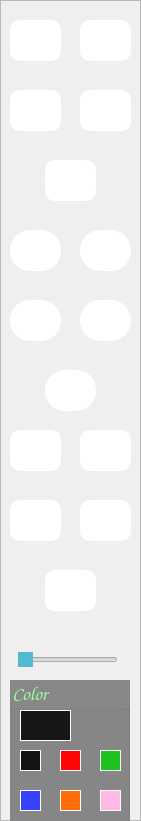
   <widget class="QFrame" name="toolFrame">
    <property name="geometry">
     <rect>
      <x>1109</x>
      <y>60</y>
      <width>141</width>
      <height>821</height>
     </rect>
    </property>
    <property name="styleSheet">
     <string notr="true">QFrame#toolFrame{
background-color: rgb(136, 136, 136);
border:2px solid #515151;
}
</string>
    </property>
    <property name="frameShape">
     <enum>QFrame::StyledPanel</enum>
    </property>
    <property name="frameShadow">
     <enum>QFrame::Raised</enum>
    </property>
    <widget class="QPushButton" name="lineButton">
     <property name="geometry">
      <rect>
       <x>10</x>
       <y>20</y>
       <width>51</width>
       <height>41</height>
      </rect>
     </property>
     <property name="toolTip">
      <string>&lt;html&gt;&lt;head/&gt;&lt;body&gt;&lt;p&gt;&lt;br/&gt;&lt;/p&gt;&lt;/body&gt;&lt;/html&gt;</string>
     </property>
     <property name="styleSheet">
      <string notr="true">QPushButton#lineButton{
	background-color: rgb(255, 255, 255);
border: 2px solid white;
border-radius: 10px;
}
QPushButton#lineButton:hover{
background-color:#47b04e;
border: 2px solid white;
border-radius: 10px;
}</string>
     </property>
     <property name="text">
      <string/>
     </property>
    </widget>
    <widget class="QPushButton" name="circleButton">
     <property name="geometry">
      <rect>
       <x>80</x>
       <y>20</y>
       <width>51</width>
       <height>41</height>
      </rect>
     </property>
     <property name="styleSheet">
      <string notr="true">QPushButton#circleButton{
background-color: rgb(255, 255, 255);
border: 2px solid white;
border-radius: 10px;
}
QPushButton#circleButton:hover{
background-color:#47b04e;
border: 2px solid white;
border-radius: 10px;
}</string>
     </property>
     <property name="text">
      <string/>
     </property>
    </widget>
    <widget class="QPushButton" name="rectangleButton">
     <property name="geometry">
      <rect>
       <x>10</x>
       <y>90</y>
       <width>51</width>
       <height>41</height>
      </rect>
     </property>
     <property name="styleSheet">
      <string notr="true">QPushButton#rectangleButton{
background-color: rgb(255, 255, 255);
border: 2px solid white;
border-radius: 10px;
}
QPushButton#rectangleButton:hover{
background-color:#47b04e;
border: 2px solid white;
border-radius: 10px;
}</string>
     </property>
     <property name="text">
      <string/>
     </property>
    </widget>
    <widget class="QPushButton" name="freehandButton">
     <property name="geometry">
      <rect>
       <x>80</x>
       <y>90</y>
       <width>51</width>
       <height>41</height>
      </rect>
     </property>
     <property name="styleSheet">
      <string notr="true">QPushButton#freehandButton{
background-color: rgb(255, 255, 255);
border: 2px solid white;
border-radius: 10px;
}
QPushButton#freehandButton:hover{
background-color:#47b04e;
border: 2px solid white;
border-radius: 10px;
}</string>
     </property>
     <property name="text">
      <string/>
     </property>
    </widget>
    <widget class="QPushButton" name="groupButton">
     <property name="geometry">
      <rect>
       <x>10</x>
       <y>300</y>
       <width>51</width>
       <height>41</height>
      </rect>
     </property>
     <property name="styleSheet">
      <string notr="true">QPushButton#groupButton{
background-color: rgb(255, 255, 255);
border: 2px solid white;
border-radius: 20px;
}
QPushButton#groupButton:hover{
background-color: #ffbce6;
border: 2px solid white;
border-radius: 20px;
}</string>
     </property>
     <property name="text">
      <string/>
     </property>
    </widget>
    <widget class="QPushButton" name="ungroupButton">
     <property name="geometry">
      <rect>
       <x>80</x>
       <y>300</y>
       <width>51</width>
       <height>41</height>
      </rect>
     </property>
     <property name="styleSheet">
      <string notr="true">QPushButton#ungroupButton{
background-color: rgb(255, 255, 255);
border: 2px solid white;
border-radius: 20px;
}
QPushButton#ungroupButton:hover{
background-color: #ffbce6;
border: 2px solid white;
border-radius: 20px;
}</string>
     </property>
     <property name="text">
      <string/>
     </property>
    </widget>
    <widget class="QGroupBox" name="colorGroupBox">
     <property name="geometry">
      <rect>
       <x>10</x>
       <y>680</y>
       <width>120</width>
       <height>181</height>
      </rect>
     </property>
     <property name="font">
      <font>
       <family>Comic Sans MS</family>
       <pointsize>14</pointsize>
       <weight>50</weight>
       <italic>false</italic>
       <bold>false</bold>
      </font>
     </property>
     <property name="styleSheet">
      <string notr="true">color: rgb(156, 255, 164);
font: 14pt &quot;Comic Sans MS&quot;;
background-color: rgb(136, 136, 136);</string>
     </property>
     <property name="title">
      <string>Color</string>
     </property>
     <widget class="QPushButton" name="selectedColorIndicatorButton">
      <property name="geometry">
       <rect>
        <x>10</x>
        <y>30</y>
        <width>51</width>
        <height>31</height>
       </rect>
      </property>
      <property name="styleSheet">
       <string notr="true">background-color: rgb(22, 22, 22);
border:1px solid white;</string>
      </property>
      <property name="text">
       <string/>
      </property>
     </widget>
     <widget class="QPushButton" name="brownColorButton">
      <property name="geometry">
       <rect>
        <x>90</x>
        <y>150</y>
        <width>21</width>
        <height>21</height>
       </rect>
      </property>
      <property name="styleSheet">
       <string notr="true">QPushButton#brownColorButton{
background-color: rgb(117, 58, 35);
border:1px solid white;
}
QPushButton#brownColorButton:hover{
border:1px solid rgb(117, 58, 35);
}</string>
      </property>
      <property name="text">
       <string/>
      </property>
     </widget>
     <widget class="QPushButton" name="greenColorButton">
      <property name="geometry">
       <rect>
        <x>90</x>
        <y>70</y>
        <width>21</width>
        <height>21</height>
       </rect>
      </property>
      <property name="styleSheet">
       <string notr="true">QPushButton#greenColorButton{
background-color: rgb(33, 193, 31);
border:1px solid white;
}
QPushButton#greenColorButton:hover{
border:1px solid rgb(33, 193, 31);
}</string>
      </property>
      <property name="text">
       <string/>
      </property>
     </widget>
     <widget class="QPushButton" name="blueColorButton">
      <property name="geometry">
       <rect>
        <x>10</x>
        <y>110</y>
        <width>21</width>
        <height>21</height>
       </rect>
      </property>
      <property name="styleSheet">
       <string notr="true">QPushButton#blueColorButton{
background-color: rgb(57, 67, 255);
border:1px solid white;
}
QPushButton#blueColorButton:hover{
border:1px solid rgb(57, 67, 255);
}</string>
      </property>
      <property name="text">
       <string/>
      </property>
     </widget>
     <widget class="QPushButton" name="orangeColorButton">
      <property name="geometry">
       <rect>
        <x>50</x>
        <y>110</y>
        <width>21</width>
        <height>21</height>
       </rect>
      </property>
      <property name="styleSheet">
       <string notr="true">QPushButton#orangeColorButton{
background-color: rgb(255, 109, 11);
border:1px solid white;
}
QPushButton#orangeColorButton:hover{
border:1px solid rgb(255, 109, 11);
}</string>
      </property>
      <property name="text">
       <string/>
      </property>
     </widget>
     <widget class="QPushButton" name="pinkColorButton">
      <property name="geometry">
       <rect>
        <x>90</x>
        <y>110</y>
        <width>21</width>
        <height>21</height>
       </rect>
      </property>
      <property name="styleSheet">
       <string notr="true">QPushButton#pinkColorButton{
background-color: rgb(255, 185, 231);
border:1px solid white;
}
QPushButton#pinkColorButton:hover{
border:1px solid  rgb(255, 185, 231);
}</string>
      </property>
      <property name="text">
       <string/>
      </property>
     </widget>
     <widget class="QPushButton" name="purpleColorButton">
      <property name="geometry">
       <rect>
        <x>50</x>
        <y>150</y>
        <width>21</width>
        <height>21</height>
       </rect>
      </property>
      <property name="styleSheet">
       <string notr="true">QPushButton#purpleColorButton{
background-color: rgb(134, 111, 206);
border:1px solid white;
}
QPushButton#purpleColorButton:hover{
border:1px solid  rgb(134, 111, 206);
}</string>
      </property>
      <property name="text">
       <string/>
      </property>
     </widget>
     <widget class="QPushButton" name="skyblueColorButton">
      <property name="geometry">
       <rect>
        <x>10</x>
        <y>150</y>
        <width>21</width>
        <height>21</height>
       </rect>
      </property>
      <property name="styleSheet">
       <string notr="true">QPushButton#skyblueColorButton{
background-color:rgb(112, 181, 255);
border:1px solid white;
}
QPushButton#skyblueColorButton:hover{
border:1px solid rgb(112, 181, 255);
}</string>
      </property>
      <property name="text">
       <string/>
      </property>
     </widget>
     <widget class="QPushButton" name="blackColorButton">
      <property name="geometry">
       <rect>
        <x>10</x>
        <y>70</y>
        <width>21</width>
        <height>21</height>
       </rect>
      </property>
      <property name="styleSheet">
       <string notr="true">QPushButton#blackColorButton{
background-color: rgb(20, 20, 20);
border:1px solid white;
}
QPushButton#blackColorButton:hover{
border:1px solid rgb(20, 20, 20);
}</string>
      </property>
      <property name="text">
       <string/>
      </property>
     </widget>
     <widget class="QPushButton" name="redColorButton">
      <property name="geometry">
       <rect>
        <x>50</x>
        <y>70</y>
        <width>21</width>
        <height>21</height>
       </rect>
      </property>
      <property name="styleSheet">
       <string notr="true">QPushButton#redColorButton{
background-color: rgb(255, 6, 6);
border:1px solid white;
}
QPushButton#redColorButton:hover{
border:1px solid rgb(255, 6, 6);
}</string>
      </property>
      <property name="text">
       <string/>
      </property>
     </widget>
    </widget>
    <widget class="QPushButton" name="newPageButton">
     <property name="geometry">
      <rect>
       <x>45</x>
       <y>160</y>
       <width>51</width>
       <height>41</height>
      </rect>
     </property>
     <property name="styleSheet">
      <string notr="true">QPushButton#newPageButton{
background-color: rgb(255, 255, 255);
border: 2px solid white;
border-radius: 10px;
}
QPushButton#newPageButton:hover{
background-color: #3ebea3;
border: 2px solid white;
border-radius: 10px;
}</string>
     </property>
     <property name="text">
      <string/>
     </property>
    </widget>
    <widget class="QPushButton" name="resizeButton">
     <property name="geometry">
      <rect>
       <x>80</x>
       <y>230</y>
       <width>51</width>
       <height>41</height>
      </rect>
     </property>
     <property name="styleSheet">
      <string notr="true">QPushButton#resizeButton{
background-color: rgb(255, 255, 255);
border: 2px solid white;
border-radius: 20px;
}
QPushButton#resizeButton:hover{
background-color: #ffbce6;
border: 2px solid white;
border-radius: 20px;
}</string>
     </property>
     <property name="text">
      <string/>
     </property>
    </widget>
    <widget class="QPushButton" name="selectButton">
     <property name="geometry">
      <rect>
       <x>10</x>
       <y>230</y>
       <width>51</width>
       <height>41</height>
      </rect>
     </property>
     <property name="styleSheet">
      <string notr="true">QPushButton#selectButton{
background-color: rgb(255, 255, 255);
border: 2px solid white;
border-radius: 20px;
}
QPushButton#selectButton:hover{
background-color: #ffbce6;
border: 2px solid white;
border-radius: 20px;
}</string>
     </property>
     <property name="text">
      <string/>
     </property>
    </widget>
    <widget class="QPushButton" name="undoButton">
     <property name="geometry">
      <rect>
       <x>10</x>
       <y>430</y>
       <width>51</width>
       <height>41</height>
      </rect>
     </property>
     <property name="styleSheet">
      <string notr="true">QPushButton#undoButton{
background-color: rgb(255, 255, 255);
border: 2px solid white;
border-radius: 10px;
}
QPushButton#undoButton:hover{
background-color: #d1b5a1;
border: 2px solid white;
border-radius: 10px;
}</string>
     </property>
     <property name="text">
      <string/>
     </property>
    </widget>
    <widget class="QPushButton" name="redoButton">
     <property name="geometry">
      <rect>
       <x>80</x>
       <y>430</y>
       <width>51</width>
       <height>41</height>
      </rect>
     </property>
     <property name="styleSheet">
      <string notr="true">QPushButton#redoButton{
background-color: rgb(255, 255, 255);
border: 2px solid white;
border-radius: 10px;
}
QPushButton#redoButton:hover{
background-color: #d1b5a1;
border: 2px solid white;
border-radius: 10px;
}</string>
     </property>
     <property name="text">
      <string/>
     </property>
    </widget>
    <widget class="QPushButton" name="imageUploadButton">
     <property name="geometry">
      <rect>
       <x>45</x>
       <y>370</y>
       <width>51</width>
       <height>41</height>
      </rect>
     </property>
     <property name="styleSheet">
      <string notr="true">QPushButton#imageUploadButton{
background-color: rgb(255, 255, 255);
border: 2px solid white;
border-radius: 20px;
}
QPushButton#imageUploadButton:hover{
background-color: #ffa434;
border: 2px solid white;
border-radius: 20px;
}</string>
     </property>
     <property name="text">
      <string/>
     </property>
    </widget>
    <widget class="QPushButton" name="chemistryButton">
     <property name="geometry">
      <rect>
       <x>45</x>
       <y>570</y>
       <width>51</width>
       <height>41</height>
      </rect>
     </property>
     <property name="styleSheet">
      <string notr="true">QPushButton#chemistryButton{
background-color: rgb(255, 255, 255);
border: 2px solid white;
border-radius: 10px;
font: 10pt &quot;Verdana&quot;;
font-weight:bold;
}
QPushButton#chemistryButton:hover{
background-color: #3ebea3;
border: 2px solid white;
border-radius: 10px;
}</string>
     </property>
     <property name="text">
      <string/>
     </property>
    </widget>
    <widget class="QPushButton" name="deleteButton">
     <property name="geometry">
      <rect>
       <x>80</x>
       <y>500</y>
       <width>51</width>
       <height>41</height>
      </rect>
     </property>
     <property name="styleSheet">
      <string notr="true">QPushButton#deleteButton{
background-color: rgb(255, 255, 255);
border: 2px solid white;
border-radius: 10px;
}
QPushButton#deleteButton:hover{
background-color: #d1b5a1;
border: 2px solid white;
border-radius: 10px;
}</string>
     </property>
     <property name="text">
      <string/>
     </property>
    </widget>
    <widget class="QPushButton" name="clearBoardButton">
     <property name="geometry">
      <rect>
       <x>10</x>
       <y>500</y>
       <width>51</width>
       <height>41</height>
      </rect>
     </property>
     <property name="styleSheet">
      <string notr="true">QPushButton#clearBoardButton{
background-color: rgb(255, 255, 255);
border: 2px solid white;
border-radius: 10px;
}
QPushButton#clearBoardButton:hover{
background-color: #d1b5a1;
border: 2px solid white;
border-radius: 10px;
}</string>
     </property>
     <property name="text">
      <string/>
     </property>
    </widget>
    <widget class="QSlider" name="widthSlider">
     <property name="geometry">
      <rect>
       <x>18</x>
       <y>650</y>
       <width>100</width>
       <height>19</height>
      </rect>
     </property>
     <property name="toolTip">
      <string>&lt;html&gt;&lt;head/&gt;&lt;body&gt;&lt;p&gt;Width Slider&lt;/p&gt;&lt;/body&gt;&lt;/html&gt;</string>
     </property>
     <property name="styleSheet">
      <string notr="true">QSlider::handle:horizontal#widthSlider{
border:2px solid rgb(82, 185, 208);
background-color:rgb(82, 185, 208);
}</string>
     </property>
     <property name="orientation">
      <enum>Qt::Horizontal</enum>
     </property>
    </widget>
   </widget>
